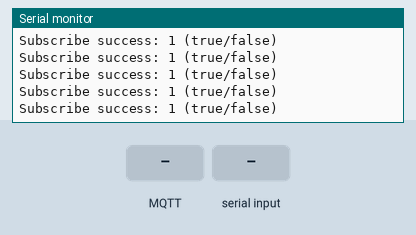
Recording of a program running on a simulated ESP32. Parts: the last lines printed to the serial monitor. Inputs (shaded band) come from the test bench. WiFi joins after 1.5 s; servers stay silent unless stated; no MQTT or app messages arrive unless stated.

Above: at 2.7 s.
2.8 s: MQTT message "1" arrives on the first subscribed topic
At 2.84 s:
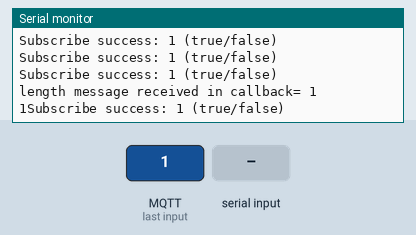
4.3 s: "1" received over the second serial link
At 4.42 s:
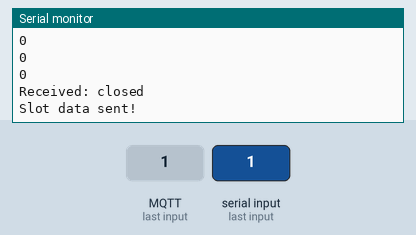
5.9 s: MQTT message "on" arrives on the first subscribed topic
At 5.92 s:
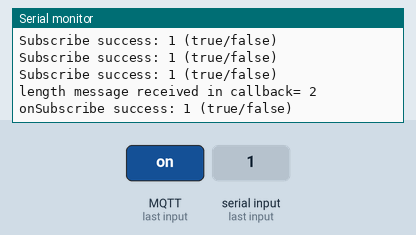
7.4 s: MQTT message "off" arrives on the first subscribed topic
At 7.46 s:
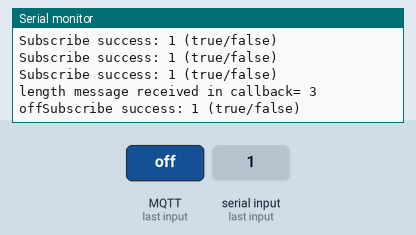
8.9 s: MQTT message "on" arrives on the first subscribed topic
Timing chart, 0 to 11.9 s (numbered marks = the images above; inputs shaded):
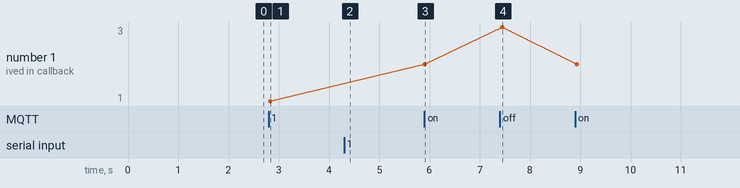

Measured:
- after the input at 2.8 s, the serial monitor: prints a new line at once (image 1)
- after the input at 4.3 s, the serial monitor: prints a new line at once (image 2)
- after the input at 5.9 s, the serial monitor: prints a new line at once (image 3)
- after the input at 7.4 s, the serial monitor: prints a new line at once (image 4)
- plotted number 1: 1 → 2 after the input at 5.9 s, 2 → 3 after the input at 7.4 s

The program:

main.cpp
```cpp
#include <Arduino.h>
#include <PubSubClient.h> // connect and publish to MQTT BROKER
#include <WiFi.h>         // Wifi enabler for ESP32
#include "uart_project.h"

byte receivedData[5] = {0, 0, 0, 0, 0};
String sendData = "";

const char *ssid = "ijmertnet";         // wifi to fill in
const char *wifi_password = "computer"; // password to fill in

// MQTT user data
const char *mqtt_server = "192.168.137.134"; // IP of MQTT broker, our case: 192.168.0.13
const char *slot_topic = "slot";             // MQTT topic over which we will publish
const char *mqtt_username = "ijmert";        // MQTT username to fill in
const char *mqtt_password = "ijmert";        // MQTT password to fill in
const char *clientID = "client_home";        // MQTT client ID to fill in

const char *FacialRecognition_topic = "FacialRecognition";

// Start Wifi and MQTT
WiFiClient wifiClient;
PubSubClient client(mqtt_server, /*LISTENER PORT BROKER INVULLEN INGEVAL ANDERE*/ 1883, wifiClient);

//---------------functions---------------

void callback(char *topic, byte *payload, unsigned int length)
{
  UARTPayload receivedPayload;
  strncpy(receivedPayload.facialName, "", 20);
  strncpy(receivedPayload.audioName, "", 20);
  strncpy(receivedPayload.rfidName, "", 20);

  debugSerial.print("length message received in callback= ");
  debugSerial.println(length);
  for (int i = 0; i < length; i++)
  {
    receivedPayload.facialName[i] = payload[i];
    debugSerial.print(receivedPayload.facialName[i]);
  }
  commsSend(&receivedPayload);
}

// function used for connection the esp32 to the wifi and MQTT broker
void connect_MQTT()
{
  debugSerial.print("Connecting to ");
  debugSerial.println(ssid);

  WiFi.begin(ssid, wifi_password);

  // waiting for the connection
  while (WiFi.status() != WL_CONNECTED)
  {
    delay(500);
    debugSerial.print(".");
  }

  // Debugging - IP check ESP32
  debugSerial.println("WiFi connected");
  debugSerial.print("IP address: ");
  debugSerial.println(WiFi.localIP());

  // Connects to  MQTT Broker
  // client.connect checks if the connection is successful
  if (client.connect(clientID, mqtt_username, mqtt_password))
  {
    debugSerial.println("Connected to MQTT Broker!");
  }
  else
  {
    debugSerial.println("Connection to MQTT Broker failed...");
  }
}

//---------------standard arduino framework stuff---------------

void setup()
{
  debugSerial.begin(9600);
  commsSerial.begin(115200);

  client.setCallback(callback);
  connect_MQTT();
}

void loop()
{
  client.connect(clientID, mqtt_username, mqtt_password);
  boolean success = client.subscribe(FacialRecognition_topic);
  debugSerial.printf("Subscribe success: %d (true/false)\n", success);

  client.loop();

  if (commsSerial.available() > 0)
  {
    while (commsSerial.available() > 0)
    {
      if (commsSerial.read() == SOT)
      {
        commsSerial.readBytesUntil(EOT, receivedData, sizeof(receivedData));
      }
    }
    for (uint8_t i = 0; i < sizeof(receivedData); i++)
    {
      debugSerial.println(receivedData[i]);
    }

    if (receivedData[0] == STX && receivedData[2] == ETX && receivedData[1] == 49)
    {
      sendData = "open";
      debugSerial.println("Received: open");
    }
    else
    {
      sendData = "close";
      debugSerial.println("Received: closed");
    }
    receivedData[0] = 0;
    receivedData[1] = 0;
    receivedData[2] = 0;
    receivedData[3] = 0;
    receivedData[4] = 0;

    if (client.publish(slot_topic, String(sendData).c_str()))
    {
      delay(100);
      debugSerial.println("Slot data sent!");
    }
    else
    {
      debugSerial.println("Slot data failed to send. Reconnecting to MQTT Broker and trying again\n");
      client.connect(clientID, mqtt_username, mqtt_password);
      delay(10); // Is nedded so that client.connect and client.publish don't collide
      client.publish(slot_topic, String(sendData).c_str());
    }

    client.disconnect(); // disconnect MQTT broker
    delay(10);
  }
}
```

uart_project.h
```cpp
#include <Arduino.h>

#define commsSerial Serial2 //the serial used for communicating between the two devices
#define debugSerial Serial  //used for debugging

#define SOT 0xFF //start of transmission
#define EOT 0xFE //end of transmission
#define STX 0xFD //start of text
#define ETX 0xFC //end of text

struct UARTPayload
{
    char facialName[20];
    char audioName[20];
    char rfidName[20];
};

UARTPayload commsRead();

UARTPayload formatIntoStruct();

void commsSend(UARTPayload *sendPayload);
```

uart_project.cpp
```cpp
#include <Arduino.h>
#include "uart_project.h"

#define DEBUG

byte readData[68]; // maximum amount of that the uart message can consist of

UARTPayload commsRead()
{
    while (commsSerial.available())
    {
        if (commsSerial.read() == SOT)
        {
            commsSerial.readBytesUntil(EOT, readData, sizeof(readData));
        }
    }
    return formatIntoStruct();
}

UARTPayload formatIntoStruct()
{
#ifdef DEBUG
    for (uint8_t i = 0; i < sizeof(readData); i++)
    {
        debugSerial.print(readData[i]);
        debugSerial.print(" ");
    }
    debugSerial.println();
#endif

    UARTPayload formattedData;
    strncpy(formattedData.facialName, "", 20);
    strncpy(formattedData.audioName, "", 20);
    strncpy(formattedData.rfidName, "", 20);

    uint8_t readDataLocation = 0;

    if (readData[readDataLocation] == STX) //facial recognition name
    {
        for (uint8_t i = 0; i < sizeof(readData); i++)
        {
            readDataLocation++;
            if (readData[i + 1] == ETX)
                break;
            else
                formattedData.facialName[i] = readData[i + 1];
        }
    }
#ifdef DEBUG
    debugSerial.println(readDataLocation);
#endif

    readDataLocation++;
    if (readData[readDataLocation] == STX) //audio recognition name
    {
        for (uint8_t i = 0; i < sizeof(readData); i++)
        {
            readDataLocation++;
            if (readData[readDataLocation] == ETX)
                break;
            else
                formattedData.audioName[i] = readData[readDataLocation];
        }
    }
#ifdef DEBUG
    debugSerial.println(readDataLocation);
#endif

    readDataLocation++;
    if (readData[readDataLocation] == STX) //rfid recognition name
    {
        for (uint8_t i = 0; i < sizeof(readData); i++)
        {
            readDataLocation++;
            if (readData[readDataLocation] == ETX)
                break;
            else
                formattedData.rfidName[i] = readData[readDataLocation];
        }
    }
    return formattedData;
}

void commsSend(UARTPayload *sendPayload)
{
    if (commsSerial.availableForWrite() > 0)
    {
        commsSerial.write(SOT); //start of transmission

        commsSerial.write(STX); // facial recognition name
        for (uint8_t i = 0; i < sizeof(sendPayload->facialName); i++)
        {
            if (sendPayload->facialName[i] != '\0')
                commsSerial.write(sendPayload->facialName[i]);
            else
                break;
        }
        commsSerial.write(ETX);

        commsSerial.write(STX); // audio recognition name
        for (uint8_t i = 0; i < sizeof(sendPayload->audioName); i++)
        {
            if (sendPayload->audioName[i] != '\0')
                commsSerial.write(sendPayload->audioName[i]);
            else
                break;
        }
        commsSerial.write(ETX);

        commsSerial.write(STX); // rfid tag name
        for (uint8_t i = 0; i < sizeof(sendPayload->rfidName); i++)
        {
            if (sendPayload->rfidName[i] != '\0')
                commsSerial.write(sendPayload->rfidName[i]);
            else
                break;
        }
        commsSerial.write(ETX);

        commsSerial.write(EOT); // end of transmission
    }
}
```
